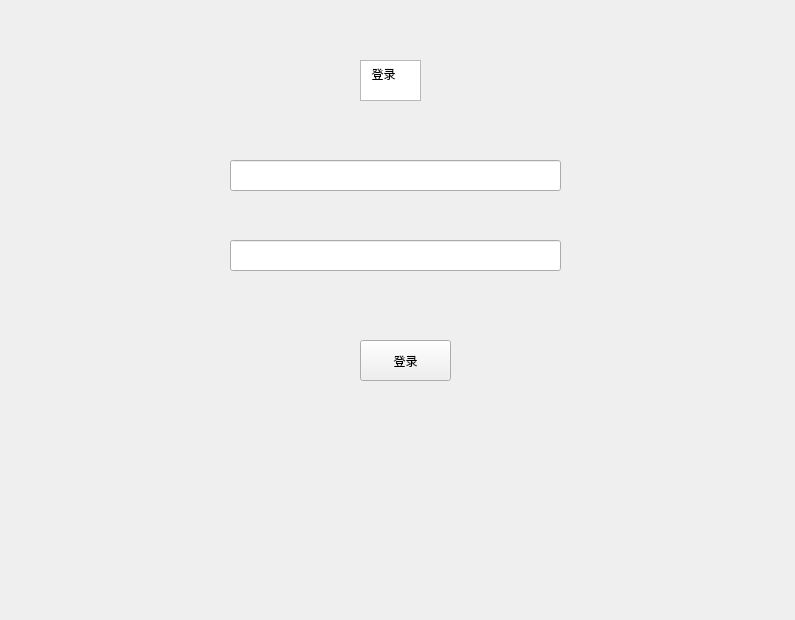
<?xml version="1.0" encoding="UTF-8"?>
<ui version="4.0">
 <class>Form</class>
 <widget class="QWidget" name="Form">
  <property name="geometry">
   <rect>
    <x>0</x>
    <y>0</y>
    <width>795</width>
    <height>620</height>
   </rect>
  </property>
  <property name="windowTitle">
   <string>登录</string>
  </property>
  <widget class="QLineEdit" name="lineEdit">
   <property name="geometry">
    <rect>
     <x>230</x>
     <y>160</y>
     <width>331</width>
     <height>31</height>
    </rect>
   </property>
  </widget>
  <widget class="QLineEdit" name="lineEdit_2">
   <property name="geometry">
    <rect>
     <x>230</x>
     <y>240</y>
     <width>331</width>
     <height>31</height>
    </rect>
   </property>
  </widget>
  <widget class="QPlainTextEdit" name="plainTextEdit">
   <property name="geometry">
    <rect>
     <x>360</x>
     <y>60</y>
     <width>61</width>
     <height>41</height>
    </rect>
   </property>
   <property name="styleSheet">
    <string notr="true">text-align:centent</string>
   </property>
   <property name="plainText">
    <string>  登录</string>
   </property>
  </widget>
  <widget class="QPushButton" name="pushButton">
   <property name="geometry">
    <rect>
     <x>360</x>
     <y>340</y>
     <width>91</width>
     <height>41</height>
    </rect>
   </property>
   <property name="text">
    <string>登录</string>
   </property>
  </widget>
 </widget>
 <resources/>
 <connections/>
</ui>
